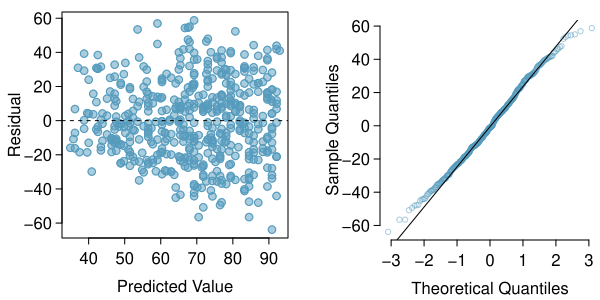

Reproduce this figure in R.
library(openintro)
library(oibiostat)

data(COL)
data(prevend.samp)

residuals = resid(lm(RFFT ~ Statin + Age, data=prevend.samp))
predicted = predict(lm(RFFT ~ Statin + Age, data=prevend.samp))

myPDF("prevendStatinAgeResidNormPlot.pdf", 6, 3,
      mfrow = c(1, 2),
      mgp = c(1.9, 0.5, 0),
      mar = c(3, 3, .5, .5) + 0.1)
#mar = c(3, 0.2, 1.5, 0.8) + 0.1)
plot(predicted,
     residuals,
     pch = 19,
     cex = 1,
     col = COL[1, 3],
     xlab = "Predicted Value",
     ylab = "Residual",
     ylim = c(min(residuals), max(residuals)))
points(predicted,
       residuals,
       cex = 1,
       col = COL[1])
#mtext("Predicted Value", 1, 1.9)

abline(lm(residuals ~ predicted), lty = 2)

par(mar = c(3,4,1,0))

qqnorm(residuals,
       cex = 0.7,
       main = '',
       axes = FALSE,
       ylab = "Sample Quantiles",
       col = COL[1,3])
axis(1)
axis(2)
qqline(residuals)

dev.off()
